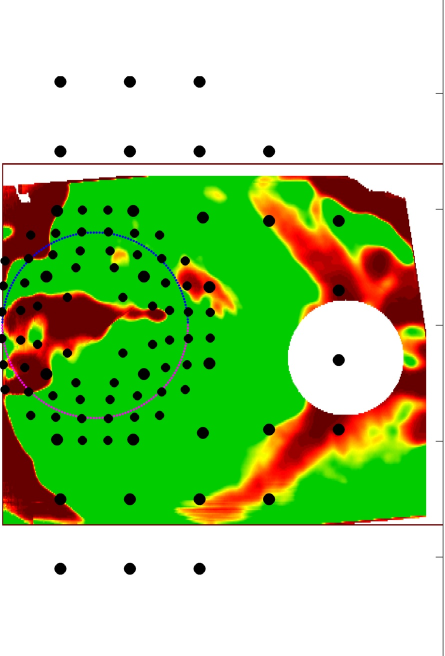
#> input picture RNFL_Probability_and_VF_Test_points(Field_View).jpg, 890 x 1312 px (shown at 1/2 size)
$ python -i OCT_segment.py   (imports and definitions only)
#> lines starting #> are read from the running program, lines starting #| are printed output that depends on the picture; after the words box and inside, x2 and y2 are one past the last pixel; in counts of white or black regions, pixels touching at a corner belong together
#> further down, picture is the input picture: shape (1312, 890, 3); mean B, G, R 136.7, 203.5, 165.2
import os
import cv2
import numpy as np
import keras_ocr
import pickle

# [147 lines left out: functions segment_image_info, segment, text_remover_keras, not called in this run]

def RLS_red_box_detector(image):
    """
    detect red bounding box for RLS reports
    :param image:
    :return: cropped_image, x, y, w, h
    """

    hsv = cv2.cvtColor(image, cv2.COLOR_BGR2HSV)
#> hsv: shape (1312, 890, 3); mean H, S, V 23.2, 116.4, 222.2

    # Define the range of red color in HSV
    lower_red = np.array([0, 30, 50])
    upper_red = np.array([10, 255, 255])

    # Threshold the HSV image to get only red colors
    mask = cv2.inRange(hsv, lower_red, upper_red)
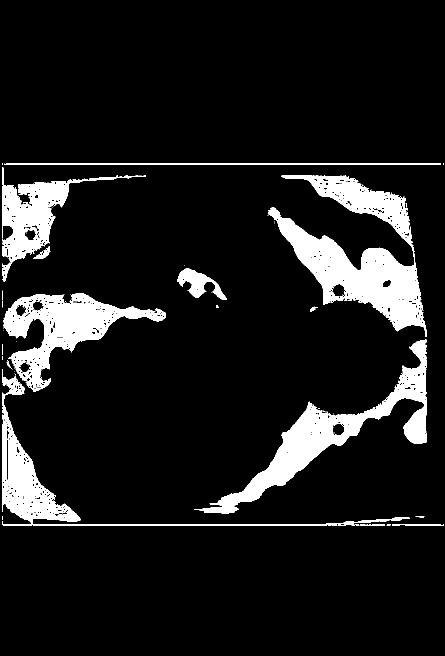
#> mask: shape (1312, 890) (shown at 1/2 size); 10.4% white; 67 white regions (50 under 20 px)

    # Find contours
    contours, _ = cv2.findContours(mask, cv2.RETR_TREE, cv2.CHAIN_APPROX_SIMPLE)
#> contours = 1102 contours, 993 with area under 20; largest, box (x1, y1, x2, y2) and area: (536, 351, 853, 674) 38329, (388, 679, 853, 1027) 26272, (6, 586, 332, 784) 22948, (4, 738, 820, 1052) 15998, (4, 351, 292, 564) 14355

    # Find the largest contour and its bounding box
    largest_contour = max(contours, key=cv2.contourArea)
#> largest_contour = contour of 1011 points, box (x1, y1, x2, y2) (536, 351, 853, 674), area 38329
    x, y, w, h = cv2.boundingRect(largest_contour)
#> x = 536; y = 351; w = 317; h = 323

    # Crop the image using the bounding box coordinates
    cropped_image = image[y:y + h, x:x + w]
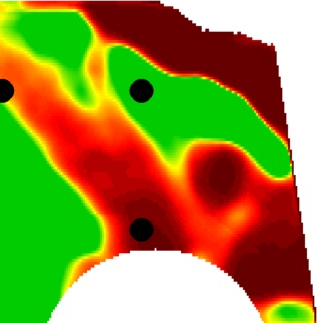
#> cropped_image: shape (323, 317, 3); mean B, G, R 56.8, 138.2, 148.5
    return cropped_image, x, y, w, h

# [40 lines left out: functions non_RLS_crop, find_circle, not called in this run]

# [35 lines not run here, left out]

# See PyCharm help at https://www.jetbrains.com/help/pycharm/

>>> import cv2
>>> picture = cv2.imread('RNFL_Probability_and_VF_Test_points(Field_View).jpg')
>>> result = RLS_red_box_detector(picture)
#> result = 5 items

$ run again, on sub_1.jpg
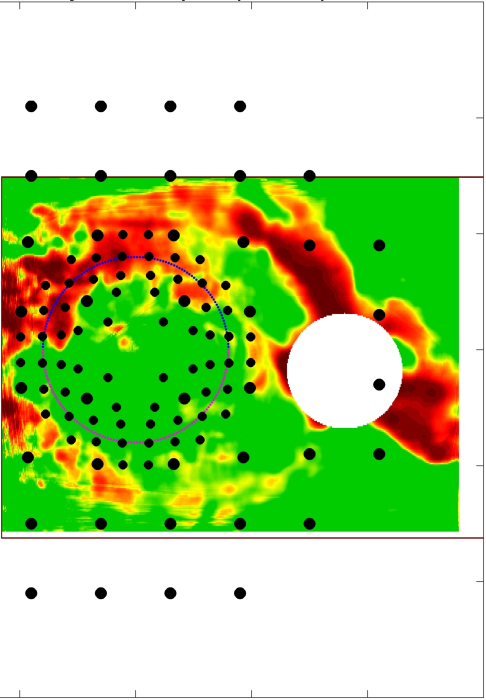
#> input picture sub_1.jpg, 971 x 1399 px (shown at 1/2 size)
#> picture is the input picture: shape (1399, 971, 3); mean B, G, R 139.5, 211.3, 178.2
#> hsv: shape (1399, 971, 3); mean H, S, V 21.3, 113.3, 229.6
#> in RLS_red_box_detector, `mask = cv2.inRange(hsv, lower_red, upper_red)`:
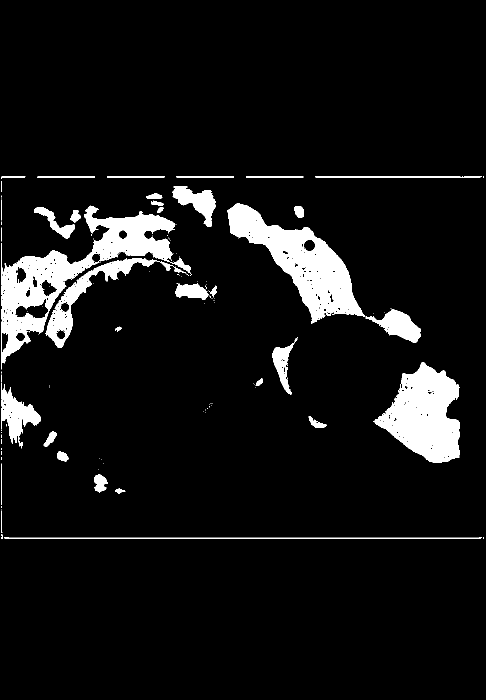
#> mask: shape (1399, 971) (shown at 1/2 size); 7.6% white; 127 white regions (89 under 20 px)
#> contours = 835 contours, 771 with area under 20; largest, box (x1, y1, x2, y2) and area: (2, 411, 382, 739) 31182, (454, 407, 730, 648) 24157, (747, 724, 919, 925) 20758, (90, 516, 346, 696) 7035, (2, 766, 81, 897) 3998
#> largest_contour = contour of 959 points, box (x1, y1, x2, y2) (2, 411, 382, 739), area 31182
#> x = 2; y = 411; w = 380; h = 328
#> in RLS_red_box_detector, `cropped_image = image[y:y + h, x:x + w]`:
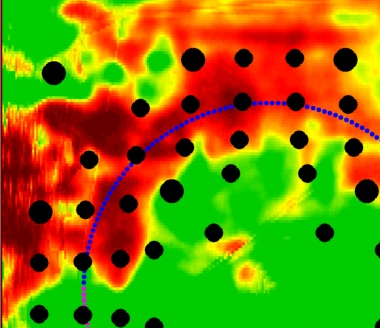
#> cropped_image: shape (328, 380, 3); mean B, G, R 4.2, 126.4, 129.2
#> result = 5 items

$ run again, on sub_2.jpg
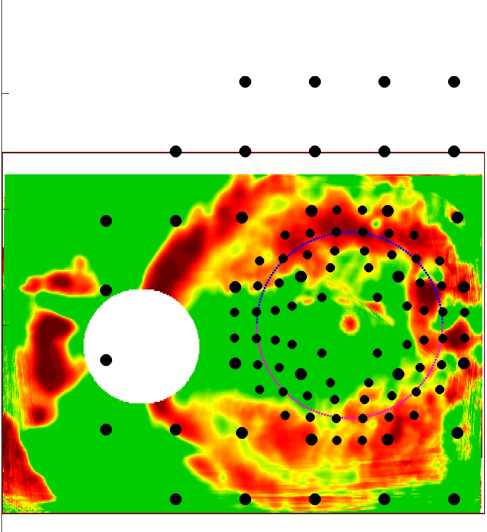
#> input picture sub_2.jpg, 973 x 1064 px (shown at 1/2 size)
#> picture is the input picture: shape (1064, 973, 3); mean B, G, R 103.8, 194.9, 168.8
#> hsv: shape (1064, 973, 3); mean H, S, V 27.4, 149.5, 226.5
#> in RLS_red_box_detector, `mask = cv2.inRange(hsv, lower_red, upper_red)`:
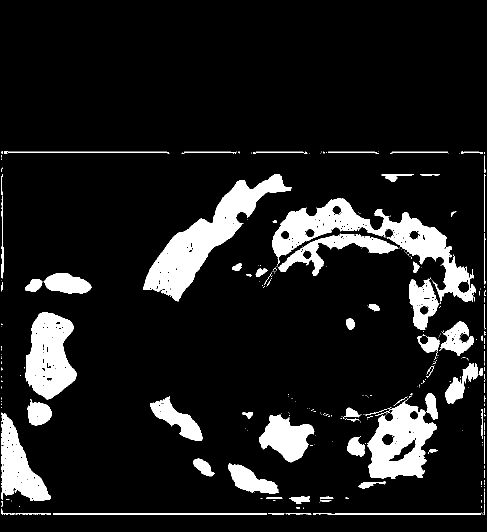
#> mask: shape (1064, 973) (shown at 1/2 size); 11.3% white; 319 white regions (240 under 20 px)
#> contours = 909 contours, 822 with area under 20; largest, box (x1, y1, x2, y2) and area: (544, 396, 951, 604) 20995, (286, 348, 583, 603) 20016, (735, 801, 874, 958) 13790, (50, 625, 153, 800) 12182, (3, 825, 102, 1002) 8128
#> largest_contour = contour of 801 points, box (x1, y1, x2, y2) (544, 396, 951, 604), area 20995
#> x = 544; y = 396; w = 407; h = 208
#> in RLS_red_box_detector, `cropped_image = image[y:y + h, x:x + w]`:
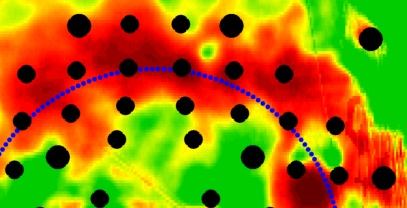
#> cropped_image: shape (208, 407, 3); mean B, G, R 5.1, 119.4, 158.8
#> result = 5 items

$ run again, on sub_3.jpg
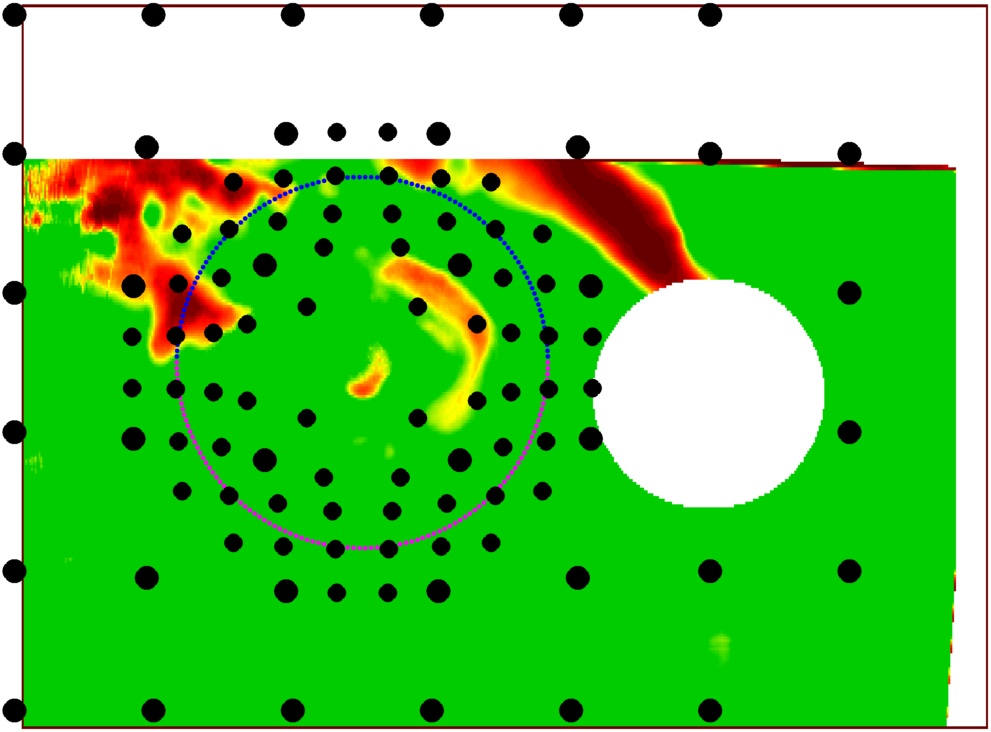
#> input picture sub_3.jpg, 991 x 732 px
#> picture is the input picture: shape (732, 991, 3); mean B, G, R 80.2, 200.4, 97.3
#> hsv: shape (732, 991, 3); mean H, S, V 41.3, 171.9, 209.7
#> in RLS_red_box_detector, `mask = cv2.inRange(hsv, lower_red, upper_red)`:
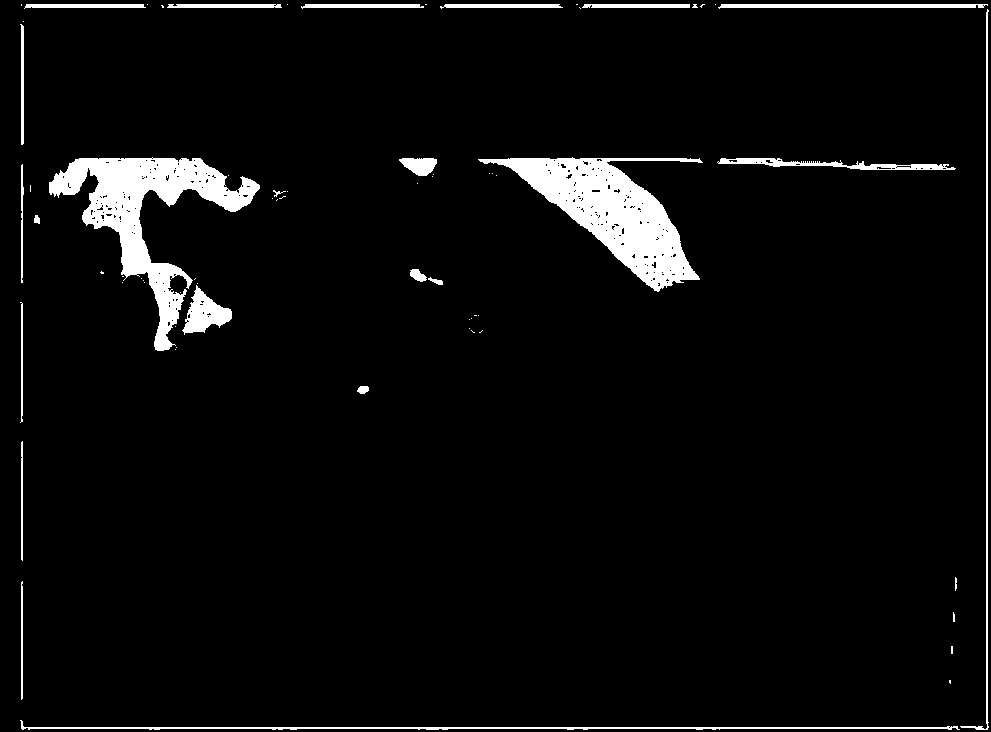
#> mask: shape (732, 991); 4.7% white; 69 white regions (45 under 20 px)
#> contours = 297 contours, 266 with area under 20; largest, box (x1, y1, x2, y2) and area: (478, 157, 703, 292) 11355, (49, 157, 260, 351) 10906, (182, 285, 232, 335) 1176, (20, 720, 960, 730) 1026, (717, 158, 956, 170) 960
#> largest_contour = contour of 267 points, box (x1, y1, x2, y2) (478, 157, 703, 292), area 11355
#> x = 478; y = 157; w = 225; h = 135
#> in RLS_red_box_detector, `cropped_image = image[y:y + h, x:x + w]`:
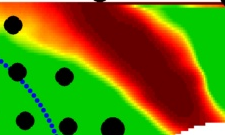
#> cropped_image: shape (135, 225, 3); mean B, G, R 10.3, 116.3, 103.6
#> result = 5 items
